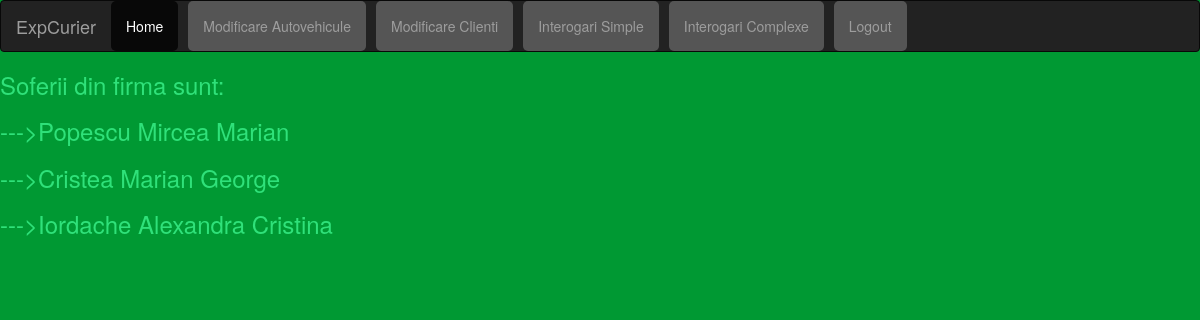
The app's page /index_interogare_simpla1.php with its own data.
### tables this page shows
CREATE TABLE `angajati` (
  `ID_Angajat` int NOT NULL,
  `ID_Departament` int NOT NULL,
  `Nume` varchar(50) NOT NULL,
  `Prenume` varchar(50) NOT NULL,
  `CNP` char(13) NOT NULL,
  `Salariu` int NOT NULL,
  `Strada` varchar(50) NOT NULL,
  `Numar` char(10) NOT NULL,
  `Sex` varchar(50) NOT NULL,
  `DataNasterii` date NOT NULL,
  `DataAngajarii` date NOT NULL,
  `Email` varchar(50) DEFAULT NULL,
  `Parola` varchar(50) DEFAULT NULL
);

### index_interogare_simpla1.php (the view)
<?php
include "db_conn.php"
 ?>
<?php include "includes/header.php" ?>
<body>
	 <link rel="stylesheet" type="text/css" href="style1.css">
	 <?php include "includes/nav.php"?>
<?php
		$sql = "SELECT a.nume, a.prenume FROM angajati a JOIN autovehicule au ON a.ID_Angajat = au.ID_Angajat";
		$result = mysqli_query($conn, $sql);
		echo "<h3 font-size: 5px;'>", 'Soferii din firma sunt:  ', '</h3>';
		foreach ($result as $key) {
			echo "<h3 font-size: 5px;'>",'--->', $key['nume'], ' ', $key['prenume'], '</h3>';
		}
	?>
</body>
</html>

### style1.css (style rules this page uses)
body { background: #009933; color: #009933; height: 100vh; }
h3 { color: #2FE17A; }

### records on screen
angajati: Nume "Popescu", Prenume "Mircea Marian"
angajati: Nume "Cristea", Prenume "Marian George"
angajati: Nume "Iordache", Prenume "Alexandra Cristina"
